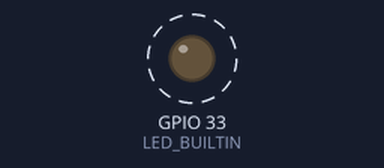
Simulated run of this sketch. Board: ESP32. Shown: output pins drawn as LEDs (lit = HIGH). Dashed ring = blinking.

Above: at 0.5 s.
Timing chart, 0 to 4.6 s (numbered marks = the images above):
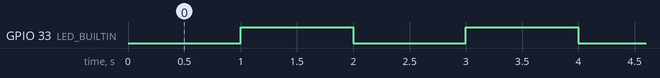

Measured:
- by itself, GPIO 33 (LED_BUILTIN): alternates HIGH for 1.0 s and LOW for 1.0 s

The sketch:

BlinkExample.ino
```cpp
/*
  Blink

  Turns an LED on for one second, then off for one second, repeatedly.

  Based on Arduino IDE Examples -> Basic -> Blink
  https://www.arduino.cc/en/Tutorial/BuiltInExamples/Blink
*/

#define LED_BUILTIN 33      // led for ESP32-CAM

// the setup function runs once when you press reset or power the board
void setup() {
  // initialize digital pin LED_BUILTIN as an output.
  pinMode(LED_BUILTIN, OUTPUT);
}

// the loop function runs over and over again forever
void loop() {
  digitalWrite(LED_BUILTIN, LOW);   // turn the LED on
  delay(1000);                       // wait for a second
  digitalWrite(LED_BUILTIN, HIGH);    // turn the LED off by making the voltage HIGH
  delay(1000);                       // wait for a second
}
```
